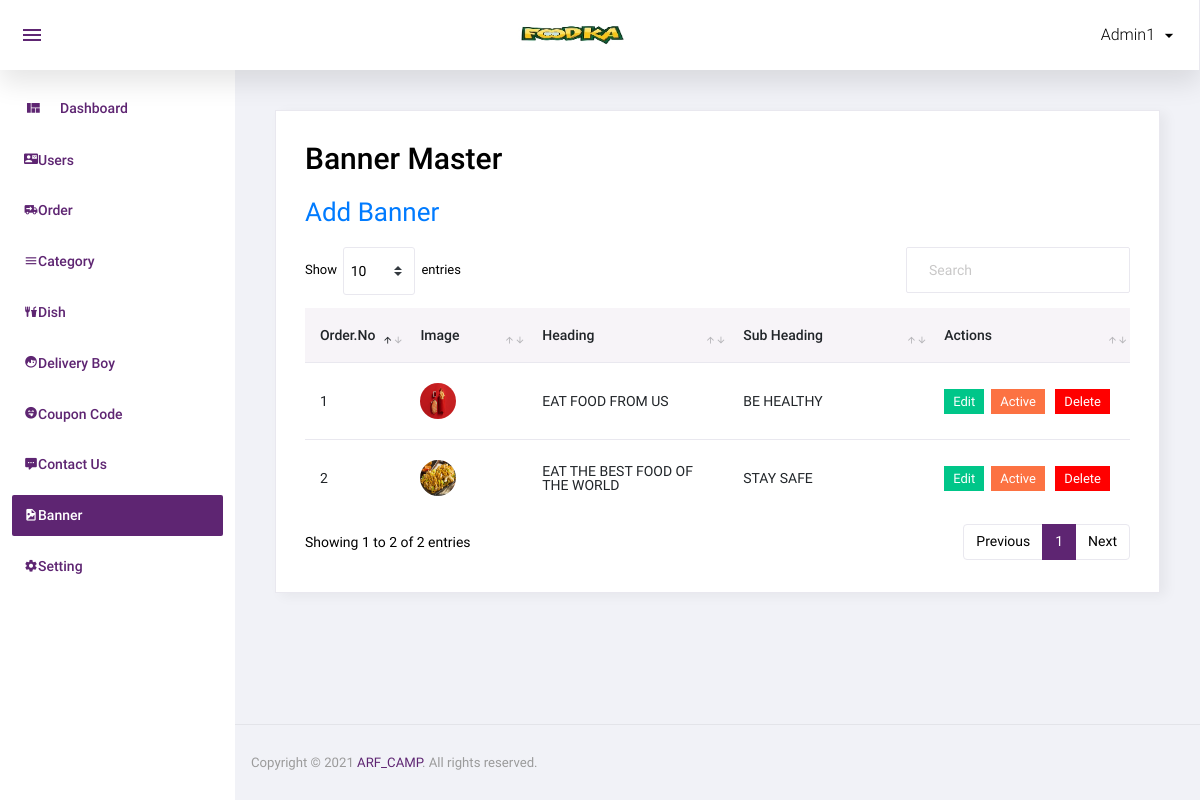
The page /admin/banner.php (signed in) on the database its author committed.
### tables this page shows
CREATE TABLE `banner` (
  `id` int(11) NOT NULL,
  `image` varchar(100) NOT NULL,
  `heading` varchar(500) NOT NULL,
  `sub_heading` varchar(500) NOT NULL,
  `link` varchar(100) NOT NULL,
  `link_txt` varchar(100) NOT NULL,
  `added_on` datetime NOT NULL,
  `status` int(11) NOT NULL,
  `order_number` int(11) NOT NULL
);

### admin/banner.php (the view, shortened to what this page needs)
<?php
include('top.php');
$sql="select * from banner order by order_number";
$res=mysqli_query($con,$sql);
?>
  <div class="card">
            <div class="card-body">
              <h1 class="grid_title">Banner Master</h1>
			  <a href="manage_banner.php" class="add_link">Add Banner</a>
              <div class="row grid_box">
                <div class="col-12">
                  <div class="table-responsive">
                    <table id="order-listing" class="table">
                      <thead>
                        <tr>
                            <th width="10%">Order.No</th>
                            <th width="15%">Image</th>
                            <th width="25%">Heading</th>
                            <th width="25%">Sub Heading</th>
							<th width="25%">Actions</th>
                        </tr>
                      </thead>
                      <tbody>
                        <?php if(mysqli_num_rows($res)>0){
						while($row=mysqli_fetch_assoc($res)){
						?>
						<tr>
                            <td><?php echo $row['order_number']?></td>
                            <td><img src="<?php echo SITE_BANNER_IMAGE.$row['image']?>"/></td>
							<td><?php echo $row['heading']?></td>
							<td><?php echo $row['sub_heading']?></td>
							<td>
								<a href="manage_banner.php?id=<?php echo $row['id']?>"><label class="badge badge-success hand_cursor">Edit</label></a>&nbsp;
								<?php
								if($row['status']==1){
								?>
								<a href="?id=<?php echo $row['id']?>&type=deactive"><label class="badge badge-danger hand_cursor">Active</label></a>
								<?php
								}else{
								?>
								<a href="?id=<?php echo $row['id']?>&type=active"><label class="badge badge-info hand_cursor">Deactive</label></a>
								<?php
								}
								?>
								<a href="?id=<?php echo $row['id']?>&type=delete"><label class="badge badge-danger delete_red hand_cursor">Delete</label></a>
							</td>
                        </tr>
                        <?php
						} } else { ?>
						<tr>
							<td colspan="5">No data found</td>
						</tr>
						<?php } ?>
                      </tbody>
                    </table>
                  </div>
				</div>
              </div>
            </div>
          </div>
<?php include('footer.php');?>

### rows shown on the page
banner: order_number "1", image (picture), heading "EAT FOOD FROM US", sub_heading "BE HEALTHY"
banner: order_number "2", image (picture), heading "EAT THE BEST FOOD OF THE WORLD", sub_heading "STAY SAFE"

### other values the page prints
$_SESSION['ADMIN_USER'] "Admin1"
